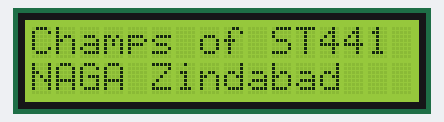
A sketch run on a simulated Arduino Uno, built with avr-gcc and run on an emulated ATmega328P. Parts: 16×2 character LCD.

Above: at 0.1 s.
At 5.1 s:
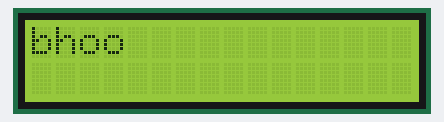
At 7.1 s:
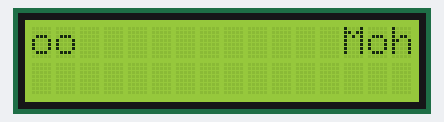
At 9.1 s:
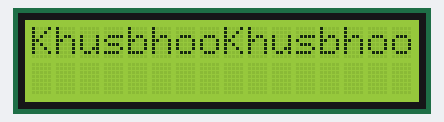
At 13.1 s:
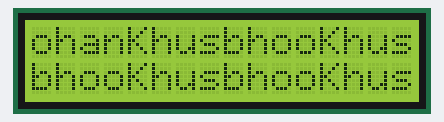
At 38.2 s:
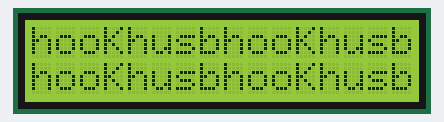

Measured:
- what the display in image 1 shows lasts 1.0 s, from 5.1 s to 6.1 s

The sketch:

HelloWorld.ino
```cpp
#include <LiquidCrystal.h>

const int rs = 5, en = 3, d4 = 2, d5 = 16, d6 = 15, d7 = 14;
LiquidCrystal lcd(rs, en, d4, d5, d6, d7);

void setup() {
  // set up the LCD's number of columns and rows:
  lcd.begin(16, 2);
  // Print a message to the LCD.
  lcd.print("Champs of ST441");
  lcd.setCursor(0, 1); // column, row
  lcd.print("NAGA Zindabad");
  delay(5000);
  lcd.clear();
  lcd.setCursor(0, 0); // column, row
  lcd.print("Mohan");
}
int cnt=1;
void loop() {
  lcd.autoscroll();
  lcd.print("Khusbhoo");
  lcd.scrollDisplayLeft();
//  lcd.setCursor(0, 1); // column, row
//  lcd.print(cnt);
//  cnt++;
  delay(1000);

}
```
